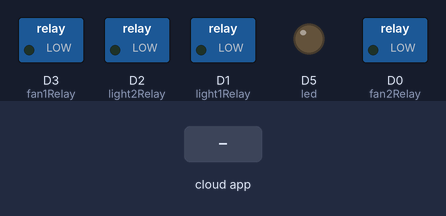
The sketch below on a simulated ESP8266 (NodeMCU). Parts: switched loads named in the sketch (green lamp = pin HIGH), output pins drawn as LEDs (lit = HIGH). Inputs (shaded band) come from the test bench. WiFi joins after 1.5 s; servers stay silent unless stated; what the sketch prints to the serial monitor is not drawn.

Above: at 2.8 s.
2.9 s: the phone or cloud app sets 61cc5d25695fce5c87534efc to 1
At 4.0 s:
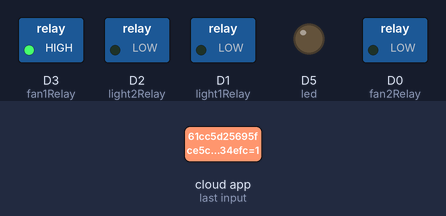
4.4 s: the phone or cloud app sets 61cc5cea0df86e5c8fef0920 to 1
At 5.1 s:
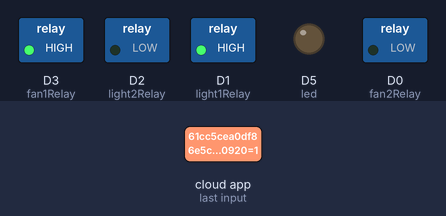
5.9 s: the phone or cloud app sets 61cc5d25695fce5c87534efc to 0
At 6.3 s:
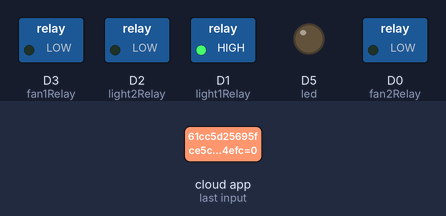
7.4 s: the phone or cloud app sets 61cc607a0df86e5c8fef0af1 to 1
At 8.6 s:
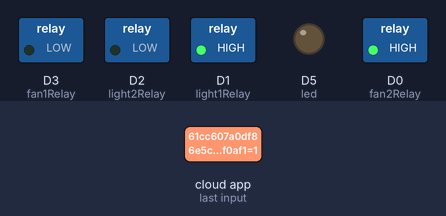
8.9 s: the phone or cloud app sets 61cc5cea0df86e5c8fef0920 to 0
At 9.7 s:
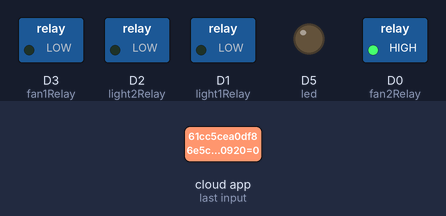
10.4 s: the phone or cloud app sets 61cc5d0b695fce5c87534ed7 to 1
At 10.9 s:
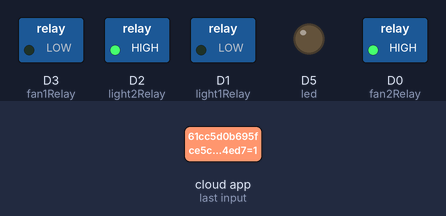
Timing chart, 0 to 12.9 s (numbered marks = the images above; inputs shaded):
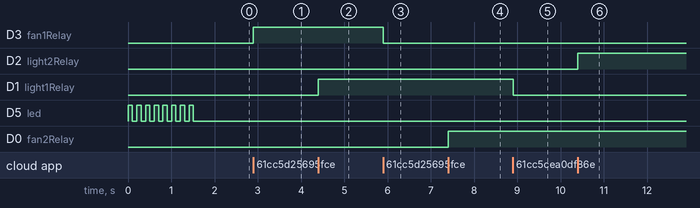

The sketch:

AlexaAutomation.ino
```cpp
#include <Arduino.h>
#include <ESP8266WiFi.h>
#include "SinricPro.h"
#include "SinricProSwitch.h"

#define WIFI_SSID         "eYantra"
#define WIFI_PASS         "eyantra@bs15"
#define APP_KEY           "c880fa7b-fe5c-4d93-aa19-21382ec67657"      // App key present in the profile
#define APP_SECRET        "d0ae1867-5697-4986-a22b-ea2860fec03d-f283f703-0eb2-4cc1-8fa1-2fcad1b94a9c"   // App secret key present in the profile
#define BAUD_RATE         115200

#define DEVICES           4                   // Number of devices
String SWITCH_IDs[DEVICES] = {                // Array of device ids to be controlled
  "61cc5d25695fce5c87534efc",
  "61cc607a0df86e5c8fef0af1",
  "61cc5cea0df86e5c8fef0920",
  "61cc5d0b695fce5c87534ed7"
};

struct{
  int deviceID;
  int deviceState;
}device;

int fan1Relay = D3;
int fan2Relay = D0;
int light1Relay = D1;
int light2Relay = D2;
int led = D5;

bool onPowerState(const String &deviceId, bool &state) {
  for (int i=0; i < DEVICES; i++) {     // go through the devices
    if (deviceId == SWITCH_IDs[i]) {    // if deviceId matches
      Serial.printf("Device number %i turned %s\r\n", i, state?"on":"off");   // print power state for device
      device.deviceID = i;
      device.deviceState = state;
    }
  }
  relaySwitch();
  return true; // request handled properly
}

// setup function for WiFi connection
void setupWiFi() {
  Serial.printf("\r\n[Wifi]: Connecting");
  WiFi.begin(WIFI_SSID, WIFI_PASS);

  while (WiFi.status() != WL_CONNECTED) {
    Serial.printf(".");
    delay(1);
    digitalWrite(led, HIGH);
    delay(100);
    digitalWrite(led, LOW);
    delay(100);
  }

  Serial.printf("connected!\r\n[WiFi]: IP-Address is %s\r\n", WiFi.localIP().toString().c_str());
}

// setup function for SinricPro
void setupSinricPro() {
  // add devices to SinricPro and set callback function
  for (int i = 0; i < DEVICES; i++) {
    SinricProSwitch& mySwitch = SinricPro[SWITCH_IDs[i]];
    mySwitch.onPowerState(onPowerState);
  }

  // setup SinricPro
  SinricPro.onConnected([](){ Serial.printf("Connected to SinricPro\r\n"); });
  SinricPro.onDisconnected([](){ Serial.printf("Disconnected from SinricPro\r\n"); });
  SinricPro.begin(APP_KEY, APP_SECRET);
}

void relaySwitch(){
  if(device.deviceID == 0 and device.deviceState == 1){
    Serial.println("Fan 1 on");
    digitalWrite(fan1Relay, HIGH);
  }
  else if(device.deviceID == 0 and device.deviceState == 0){
    Serial.println("Fan 1 off");
    digitalWrite(fan1Relay, LOW);
  }
  else if(device.deviceID == 1 and device.deviceState == 1){
    Serial.println("Fan 2 on");
    digitalWrite(fan2Relay, HIGH);
  }
  else if(device.deviceID == 1 and device.deviceState == 0){
    Serial.println("Fan 2 off");
    digitalWrite(fan2Relay, LOW);
  }
  else if(device.deviceID == 2 and device.deviceState == 1){
    Serial.println("Light 1 on");
    digitalWrite(light1Relay, HIGH);
  }
  else if(device.deviceID == 2 and device.deviceState == 0){
    Serial.println("Light 1 off");
    digitalWrite(light1Relay, LOW);
  }
  else if(device.deviceID == 3 and device.deviceState == 1){
    Serial.println("Light 2 on");
    digitalWrite(light2Relay, HIGH);
  }
  else if(device.deviceID == 3 and device.deviceState == 0){
    Serial.println("Light 2 off");
    digitalWrite(light2Relay, LOW);
  }
}

// main setup function
void setup() {
  Serial.begin(BAUD_RATE); Serial.printf("\r\n\r\n");

  //Setting the pins as outpyt for the relays
  pinMode(light1Relay, OUTPUT);
  pinMode(light2Relay, OUTPUT);
  pinMode(fan1Relay, OUTPUT);
  pinMode(fan2Relay, OUTPUT);
  pinMode(led, OUTPUT);

  //Switching them off when the microcontroller starts/restarts
  digitalWrite(light1Relay, LOW);
  digitalWrite(light2Relay, LOW);
  digitalWrite(fan1Relay, LOW);
  digitalWrite(fan2Relay, LOW);
  digitalWrite(led, LOW);

  setupWiFi();
  setupSinricPro();
}

void loop() {
  SinricPro.handle();             //Default function to handle the remote requests according to the functions
}
```

Measured:
- after the input at 2.9 s, D3 (fan1Relay): LOW → HIGH at once
- after the input at 4.4 s, D1 (light1Relay): LOW → HIGH at once
- after the input at 5.9 s, D3 (fan1Relay): HIGH → LOW at once
- after the input at 7.4 s, D0 (fan2Relay): LOW → HIGH at once
- after the input at 8.9 s, D1 (light1Relay): HIGH → LOW at once
- after the input at 10.4 s, D2 (light2Relay): LOW → HIGH at once
